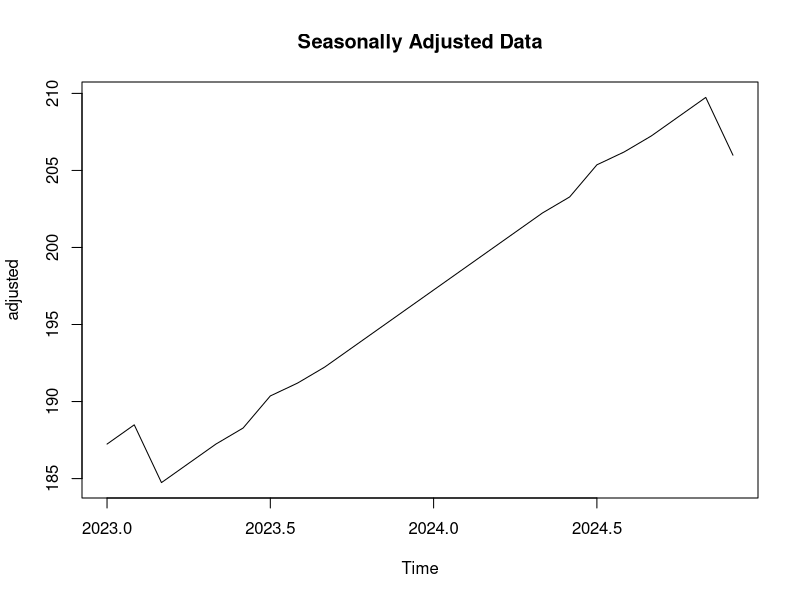

Write R code to recreate this figure.
# Data
sales <- c(120,130,150,180,210,250,270,260,220,190,160,140,
130,140,165,195,225,265,285,275,235,205,175,150)

# Time series
x <- ts(sales,start=c(2023,1),frequency=12)

# Decompose
d <- decompose(x)

# Seasonal adjustment
adjusted <- x-d$seasonal

# Display
adjusted
plot(adjusted,main="Seasonally Adjusted Data")
